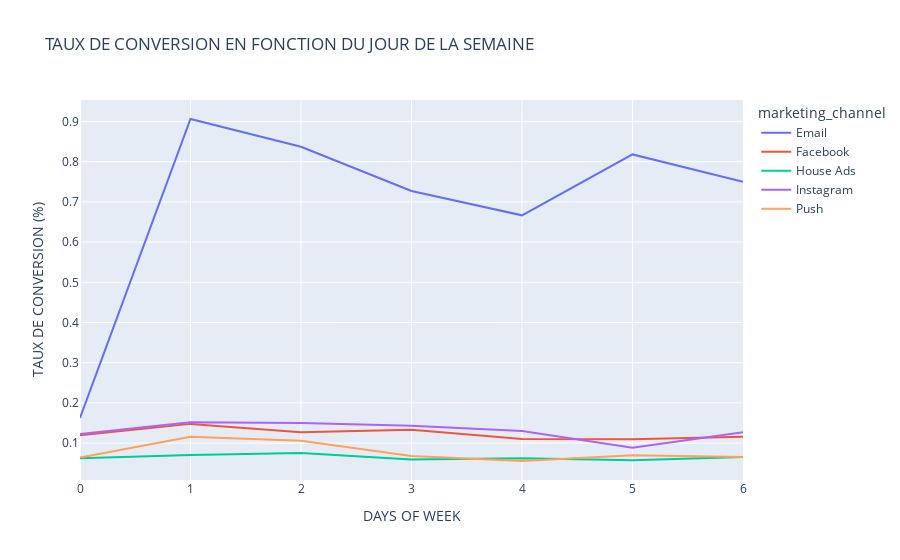

The cell this chart's notebook holds for it:
### Markdown cell above
# taux de conversion en fonction du jour de la semaine

### Code cell
# Create line plot of `inertia_errors` vs `n_clusters`
fig_conv_jour = px.line(
    Dow_df,
    title="TAUX DE CONVERSION EN FONCTION DU JOUR DE LA SEMAINE\n"
    
)
fig_conv_jour.update_layout(xaxis_title="DAYS OF WEEK", yaxis_title="TAUX DE CONVERSION\n(%)")
fig_conv_jour.show()

### Figure 1 — Plotly figure (JSON) as saved in the notebook; plotly's stock layout.template omitted (floating-point values rounded to 4 significant figures)
{"data": [{"hovertemplate": "marketing_channel=Email<br>Dow_served=%{x}<br>value=%{y}<extra></extra>", "legendgroup": "Email", "line": {"color": "#636efa", "dash": "solid"}, "marker": {"symbol": "circle"}, "mode": "lines", "name": "Email", "orientation": "v", "showlegend": true, "type": "scatter", "x": [0, 1, 2, 3, 4, 5, 6], "xaxis": "x", "y": [0.1626, 0.9062, 0.8372, 0.7273, 0.6667, 0.8182, 0.75], "yaxis": "y"}, {"hovertemplate": "marketing_channel=Facebook<br>Dow_served=%{x}<br>value=%{y}<extra></extra>", "legendgroup": "Facebook", "line": {"color": "#EF553B", "dash": "solid"}, "marker": {"symbol": "circle"}, "mode": "lines", "name": "Facebook", "orientation": "v", "showlegend": true, "type": "scatter", "x": [0, 1, 2, 3, 4, 5, 6], "xaxis": "x", "y": [0.1196, 0.1479, 0.127, 0.1333, 0.1101, 0.1094, 0.1161], "yaxis": "y"}, {"hovertemplate": "marketing_channel=House Ads<br>Dow_served=%{x}<br>value=%{y}<extra></extra>", "legendgroup": "House Ads", "line": {"color": "#00cc96", "dash": "solid"}, "marker": {"symbol": "circle"}, "mode": "lines", "name": "House Ads", "orientation": "v", "showlegend": true, "type": "scatter", "x": [0, 1, 2, 3, 4, 5, 6], "xaxis": "x", "y": [0.06266, 0.07031, 0.07527, 0.05903, 0.06228, 0.05757, 0.06522], "yaxis": "y"}, {"hovertemplate": "marketing_channel=Instagram<br>Dow_served=%{x}<br>value=%{y}<extra></extra>", "legendgroup": "Instagram", "line": {"color": "#ab63fa", "dash": "solid"}, "marker": {"symbol": "circle"}, "mode": "lines", "name": "Instagram", "orientation": "v", "showlegend": true, "type": "scatter", "x": [0, 1, 2, 3, 4, 5, 6], "xaxis": "x", "y": [0.1225, 0.1519, 0.1502, 0.1435, 0.1299, 0.08871, 0.1272], "yaxis": "y"}, {"hovertemplate": "marketing_channel=Push<br>Dow_served=%{x}<br>value=%{y}<extra></extra>", "legendgroup": "Push", "line": {"color": "#FFA15A", "dash": "solid"}, "marker": {"symbol": "circle"}, "mode": "lines", "name": "Push", "orientation": "v", "showlegend": true, "type": "scatter", "x": [0, 1, 2, 3, 4, 5, 6], "xaxis": "x", "y": [0.06452, 0.1159, 0.1059, 0.0678, 0.05556, 0.06977, 0.06557], "yaxis": "y"}], "layout": {"autosize": true, "legend": {"title": {"text": "marketing_channel"}, "tracegroupgap": 0}, "title": {"text": "TAUX DE CONVERSION EN FONCTION DU JOUR DE LA SEMAINE\n"}, "xaxis": {"anchor": "y", "autorange": true, "domain": [0, 1], "range": [0, 6], "title": {"text": "DAYS OF WEEK"}, "type": "linear"}, "yaxis": {"anchor": "x", "autorange": true, "domain": [0, 1], "range": [0.008295, 0.9535], "title": {"text": "TAUX DE CONVERSION\n(%)"}, "type": "linear"}}}
